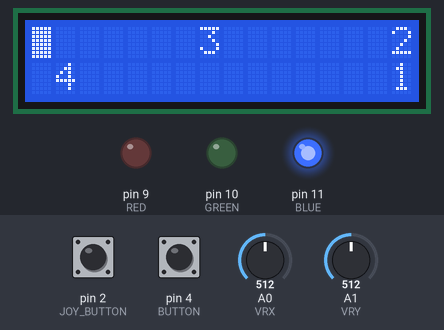
Simulated run of this sketch. Board: Arduino Uno, built with avr-gcc and run on an emulated ATmega328P. Parts: 16×2 character LCD, output pins drawn as LEDs (lit = HIGH). The test bench sets the inputs (shaded band); at power-on: A0 (VRX) = 512, pin 2 (JOY_BUTTON) HIGH, pin 4 (BUTTON) HIGH, A1 (VRY) = 512. Random numbers use the default seed unless the sketch sets one.

Above: at 1.2 s.
1.3 s: A0 (VRX) set to 1010
At 1.45 s:
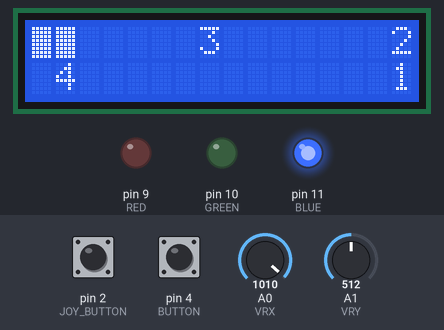
3.2 s: pin 2 (JOY_BUTTON) pulled LOW for 0.15 s
At 4.7 s:
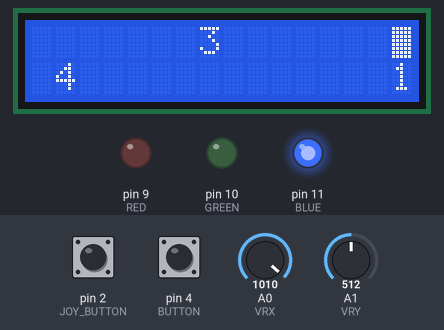
5.0 s: A0 (VRX) set to 90
At 5.06 s:
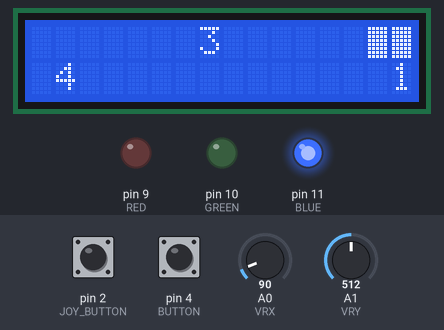
6.6 s: A0 (VRX) set to 1023
At 6.84 s:
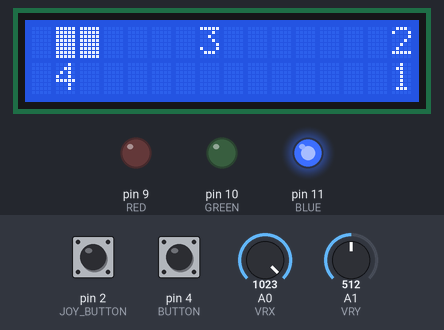
8.7 s: A0 (VRX) set to 5
At 8.94 s:
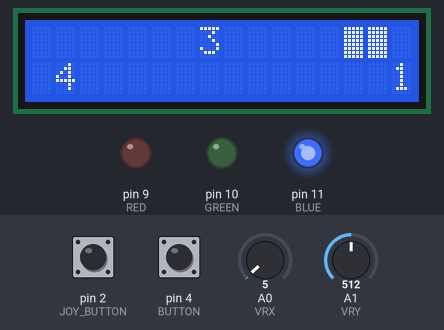
Timing chart, 0 to 11.7 s (numbered marks = the images above; inputs shaded):
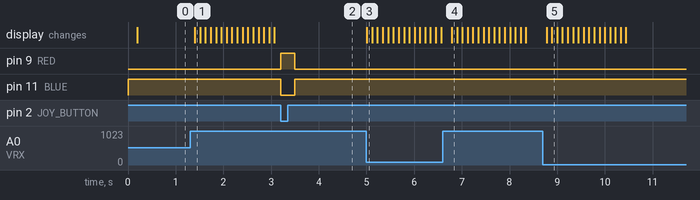

The sketch:

memory_test.ino
```cpp
#include <LiquidCrystal_I2C.h>
#include "memory_test.h"

LiquidCrystal_I2C lcd(0x27, 16, 2);

pos positions[10]; // pozitii numere pe LCD

pos currPos; // pozitia curenta
pos prevPos; // pozitia anterioara

int currNums; // numarul de cifre afisate
volatile int nextNum; // urmatorul numar ce trebuie ghicit

volatile int mistakes; // greseli per runda (maxim 3)
int strikes; // runde gresite (maxim 3)

volatile bool newRound;
bool inGame;
bool gameEnded;

bool roundEndedCorrectly;
bool roundEndedWrongly;

volatile bool buttonPressed;

unsigned long lastButtonPressTime = 0;
unsigned long changeLEDduration = 200; // durata noii culori a LED-ului dupa ghicirea unui numar

unsigned long debounceDelay = 200;

volatile unsigned long timerCount; // timpul petrecut intr-o runda

float avgResponseTime; // timpul mediu de raspuns dupa incheierea jocului (calculat luand in considerare doar rundele terminate corect)
unsigned long totalResponseTime;
unsigned int roundCount;

/* seteaza culoarea data a LED-ului */
void setColor(bool R, bool G, bool B) {

    if (R) {
        PORTB |= (1 << RED);
    } else {
        PORTB &= ~(1 << RED);
    }
    if (G) {
        PORTB |= (1 << GREEN);
    } else {
        PORTB &= ~(1 << GREEN);
    }
    if (B) {
        PORTB |= (1 << BLUE);
    } else {
        PORTB &= ~(1 << BLUE);
    }
}

/* obtine urmatoarea miscare in functie de pozitia joystick-ului */
pos getMove(int x, int y) {

	if (x <= 100) {
		return pos(-1, 0); // stanga
	}
	if (x >= 1000) {
		return pos(1, 0); // dreapta
	}
	if (y <= 100) {
		return pos(0, -1); // sus
	}
	if (y >= 1000) {
		return pos(0, 1); // jos
	}

	return pos(0, 0);
}

/* actualizeaza pozitia cursorului dupa miscarea efectuata, daca aceasta este valida */
pos updatePos(pos currPos, pos nextMove) {

	pos nextPos = currPos;

	if ((currPos.x + nextMove.x) >= 0 && (currPos.x + nextMove.x) <= 15) {
		nextPos.x += nextMove.x;
	}
	if ((currPos.y + nextMove.y) >= 0 && (currPos.y + nextMove.y) <= 1) {
		nextPos.y += nextMove.y;
	}

	return nextPos;
}

/* seteaza pozitii aleatorii pentru numere, diferite intre ele */
void setRandomPositions() {
	randomSeed(analogRead(0));

	for (int i = 0; i < currNums; i++) {

		pos newPos;

		while (true) {
			int x = random(1, 16);
			int y = random(0, 2);

			newPos = pos(x, y);

			if (existsPos(newPos) == false) {
				break;
			}
		}
		positions[i] = newPos;
	}
}

/* verifica daca un numar exista deja la pozitia data */
bool existsPos(pos posToCheck) {
	for (int i = 0; i < currNums; i++) {
		if ((positions[i].x == posToCheck.x) && (positions[i].y == posToCheck.y)) {
			return true;
		}
	}
	return false;
}

/* afiseaza numarul dat la pozitia data */
void printNum(pos atPos, int x) {
	lcd.setCursor(atPos.x, atPos.y);
	lcd.print(String(x));
}

/* afiseaza un numar acoperit la pozitia data */
void printSquare(pos atPos) {
	lcd.setCursor(atPos.x, atPos.y);
	lcd.write(1);
}

/* afiseaza cursorul la pozitia data */
void printBlock(pos atPos) {
	lcd.setCursor(atPos.x, atPos.y);
	lcd.write(0);
}

/* sterge caracterul de la pozitia data */
void clearBlock(pos atPos) {
	lcd.setCursor(atPos.x, atPos.y);
	lcd.print(" ");
}

/* afiseaza mesajul corespunzator dupa terminarea jocului in functie de corectitudine
si timpul mediu de raspuns */
void printGameEnded(bool correct) {
    if (correct) {
        lcd.setCursor(4, 0);
		lcd.print("VICTORY");
    } else {
		lcd.setCursor(3, 0);
		lcd.print("GAME OVER");
    }
    lcd.setCursor(0, 1);
    lcd.print("AVG. TIME:");
    lcd.print(avgResponseTime);
    lcd.print("s");
}

/* afiseaza un mesaj corespunzator dupa terminarea rundei, in functie de corectitudine
si numarul de strike-uri curente */
void printNextRound(bool correct) {
    lcd.setCursor(0, 0);
    if (correct) {
		lcd.print("Press for next");
    } else {
        lcd.setCursor(0, 0);
		lcd.print("Press to restart");
	}
    lcd.setCursor(0, 1);
	lcd.print("round. Strikes=");
    lcd.print(strikes);
}

/* afiseaza numerele, incepand cu urmatorul numar ce trebuie ghicit, drept numere in sine
sau acoperite in functie de parametrul dat */
void printNums(bool revealed) {
	for (int i = (nextNum - 1); i < currNums; i++) {
        if (positions[i].x == currPos.x && positions[i].y == currPos.y) {
            continue; // daca numarul de afisat se afla la pozitia curenta a cursorului nu se afiseaza pentru a evita overlap-ul
        }
		if (revealed) {
			printNum(positions[i], (i + 1));
		} else {
			printSquare(positions[i]);
		}
	}
}

/* obtine numarul de la pozitia data */
int getNumAtPos(pos atPos) {
	for (int i = 0; i < currNums; i++) {
		if ((positions[i].x == atPos.x) && (positions[i].y == atPos.y)) {
			return (i + 1);
		}
	}
	return -1;
}

/* intrerupere care trateaza apasarea butonului joystick-ului, cu semnificatia
ghicirii pozitiei unui numar; nu are efect in afara unei runde */
ISR(INT0_vect)
{
    if (inGame == false) {
        return;
    }

    /* trateaza o singura apasare de buton */
    static unsigned long lastInterruptTime = 0;
    unsigned long interruptTime = millis();

    if (millis() - lastInterruptTime < debounceDelay) {
        lastInterruptTime = interruptTime;
        return;
    }
    lastInterruptTime = interruptTime;

    buttonPressed = true;

    lastButtonPressTime = millis();

    if (getNumAtPos(currPos) == nextNum) {
        setColor(false, true, false);
        nextNum += 1;
    } else {
        if (existsPos(currPos)) {
            setColor(true, false, false);
            mistakes += 1;
        }
    }
}

/* intrerupere care trateaza apasarea butonului, cu semnificatia inceperii
unei noi runde; nu are efect in timpul unei runde */
ISR(PCINT2_vect) {
    if ((PIND & (1 << BUTTON)) == 0) {
        if (inGame == false) {
	        newRound = true;
        }
    }
}

/* intrerupere corespunzatoare timer-ului */
ISR(TIMER1_OVF_vect)
{
    timerCount += 1;
}

/* configureaza si activeaza intretuperile: buton joystick: INT0 si buton: PCINT20 */
void setup_interrupts() {
    cli();

    /* seteaza input-ul drept INPUT_PULLUP */
    DDRD &= ~(1 << JOY_BUTTON) & ~(1 << BUTTON);
    PORTD |= (1 << JOY_BUTTON) | (1 << BUTTON);

    /* configureaza intreruperile externe */
    EICRA &= ~(1 << ISC00);
    EICRA |= (1 << ISC01);

    /* configureaza intreruperile de tip pin change */
    PCICR |= (1 << PCIE2);

    /* activeaza intreruperile externe */
    EIMSK |= (1 << INT0);

    /* activeaza intreruperile de tip pin change */
    PCMSK2 |= (1 << PCINT20);

    sei();
}

/* configureaza timer-ul in modul normal pentru masurarea timpului */
void setup_timer() {

    cli();

    TCCR1A = 0;
    TCCR1B = 0;
    TCNT1 = 0;
    TCCR1B |= (1 << CS12); // seteaza prescaler-ul la 256
    TIMSK1 |= (1 << TOIE1);

    sei();
}

void setup() {

    setup_interrupts();
    setup_timer();

    roundCount = 0;
    timerCount = 0;
    totalResponseTime = 0;

    DDRB |= (1 << RED) | (1 << GREEN) | (1 << BLUE); // seteaza LED-ul drept output
    setColor(false, false, true); // initial se va afisa culoarea albastra

	for (int i = 0; i < 10; i++) {
		positions[i] = pos(0, 0);
	}

    currPos = pos(0, 0);
    prevPos = pos(-1, -1);

    currNums = 4;
	nextNum = 1;

    mistakes = 0;
    strikes = 0;

	newRound = true;
    inGame = true;
    gameEnded = false;

    roundEndedCorrectly = false;
    roundEndedWrongly = false;

    buttonPressed = false;

	lcd.init();
	lcd.backlight();

	lcd.createChar(0, fullBlock);
	lcd.createChar(1, outlineBlock);

	lcd.clear();
}

void loop() {

    /* afiseaza un mesaj corespunzator in functie de starea curenta a jocului, respectiv
    afiseaza numerele la pozitiile corespunzatoare */

    if (roundEndedCorrectly) {
        if (gameEnded) {
            printGameEnded(true);
        } else {
            printNextRound(true);
        }
    } else if (roundEndedWrongly) {
        if (gameEnded) {
            printGameEnded(false);
        } else {
            printNextRound(false);
        }
    } else {
        if (nextNum >= 2) {
            printNums(false);
        } else {
            printNums(true);
        }
    }

	if (newRound) {
        lcd.clear();

        timerCount = 0;

        if (roundEndedCorrectly) {
            currNums += 1;
        }
	    nextNum = 1;

        if (gameEnded) {
            gameEnded = false;
            currNums = 4;
            strikes = 0;
        }

        mistakes = 0;

	    currPos = pos(0, 0);
        prevPos = pos(-1, -1);

		setRandomPositions();

		newRound = false;
        inGame = true;
        roundEndedCorrectly = false;
        roundEndedWrongly = false;
	}

    if (inGame) {

        /* sterge vechea pozitie a cursorului */
        if (prevPos.x != -1 && prevPos.y != -1) {
            if (!(prevPos.x == currPos.x && prevPos.y == currPos.y)) {
                clearBlock(prevPos);
            }
        }

        prevPos = currPos;

        /* citeste pozitia joystick-ului */
        int xVal = analogRead(VRX);
        int yVal = analogRead(VRY);

        /* muta cursorul conform joystick-ului */
        pos nextMove = getMove(xVal, yVal);
        pos nextPos = updatePos(currPos, nextMove);

        currPos = nextPos;

        printBlock(currPos);

        /* daca de la apasarea butonului joystick-ului a trecut timpul definit reface
        culoarea LED-ului albastra */
        if (buttonPressed && (millis() - lastButtonPressTime >= changeLEDduration)) {
            buttonPressed = false;
            setColor(false, false, true);
        }

        /* trateaza cazurile de terminare a rundei, respectiv a jocului */

        if (mistakes == 3) {
            strikes += 1;
            if (strikes == 3) {
                gameEnded = true;
            }
            roundEndedWrongly = true;
            inGame = false;
            lcd.clear();
        }

        if (nextNum > currNums) {
            if (currNums == 9) {
                gameEnded = true;
            }
            roundEndedCorrectly = true;
            inGame = false;
            totalResponseTime += timerCount;
            roundCount += 1;
            lcd.clear();
        }

        if (gameEnded) {
            if (roundCount == 0) { // nicio runda terminata corect
                avgResponseTime = 0;
            } else {
                avgResponseTime = (float)totalResponseTime / roundCount;
            }
            totalResponseTime = 0;
            roundCount = 0;
        }
    }

    delay(100);
}
```

memory_test.h
```cpp
#define RED PB1
#define GREEN PB2
#define BLUE PB3
#define BUTTON PD4
#define JOY_BUTTON PD2
#define VRX A0
#define VRY A1

const byte fullBlock[8] = {
	B11111,
	B11111,
	B11111,
	B11111,
	B11111,
	B11111,
	B11111,
	B11111
};

const byte outlineBlock[8] = {
	B11111,
	B10001,
	B10001,
	B10001,
	B10001,
	B10001,
	B10001,
	B11111
};

struct pos {
	int x;
	int y;

	pos() {
		x = 0;
		y = 0;
	}

	pos(int xVal, int yVal) {
		x = xVal;
		y = yVal;
	}
};
```

Measured:
- after the input at 1.3 s, the display: changes after 0.10 s (image 1)
- after the input at 3.2 s, pin 9 (RED): LOW → HIGH at once, → LOW 0.30 s later; pin 11 (BLUE): HIGH → LOW at once, → HIGH 0.30 s later
- after the input at 5.0 s, the display: changes at once (image 3)
- after the input at 8.7 s, the display: first changes after 0.08 s (image 5 shows a later state)
